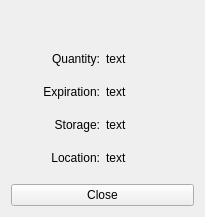
<?xml version="1.0" encoding="UTF-8"?>
<ui version="4.0">
 <class>itemInfoWindow</class>
 <widget class="QWidget" name="itemInfoWindow">
  <property name="geometry">
   <rect>
    <x>0</x>
    <y>0</y>
    <width>205</width>
    <height>214</height>
   </rect>
  </property>
  <property name="windowTitle">
   <string>Item Details</string>
  </property>
  <layout class="QVBoxLayout" name="verticalLayout">
   <property name="spacing">
    <number>19</number>
   </property>
   <item>
    <widget class="QLabel" name="itemLabel">
     <property name="font">
      <font>
       <pointsize>14</pointsize>
       <bold>true</bold>
      </font>
     </property>
     <property name="text">
      <string>&lt;Item&gt;</string>
     </property>
     <property name="alignment">
      <set>Qt::AlignCenter</set>
     </property>
    </widget>
   </item>
   <item>
    <widget class="QWidget" name="widget_5" native="true">
     <layout class="QHBoxLayout" name="horizontalLayout_6">
      <property name="leftMargin">
       <number>0</number>
      </property>
      <property name="topMargin">
       <number>0</number>
      </property>
      <property name="rightMargin">
       <number>0</number>
      </property>
      <property name="bottomMargin">
       <number>0</number>
      </property>
      <item>
       <widget class="QLabel" name="label_quantity">
        <property name="text">
         <string>Quantity:</string>
        </property>
        <property name="alignment">
         <set>Qt::AlignRight|Qt::AlignTrailing|Qt::AlignVCenter</set>
        </property>
       </widget>
      </item>
      <item>
       <widget class="QLabel" name="quantityLabel">
        <property name="text">
         <string>text</string>
        </property>
       </widget>
      </item>
     </layout>
    </widget>
   </item>
   <item>
    <widget class="QWidget" name="expiration" native="true">
     <layout class="QHBoxLayout" name="horizontalLayout_5">
      <property name="leftMargin">
       <number>0</number>
      </property>
      <property name="topMargin">
       <number>0</number>
      </property>
      <property name="rightMargin">
       <number>0</number>
      </property>
      <property name="bottomMargin">
       <number>0</number>
      </property>
      <item>
       <widget class="QLabel" name="label_expiration">
        <property name="text">
         <string>Expiration:</string>
        </property>
        <property name="alignment">
         <set>Qt::AlignRight|Qt::AlignTrailing|Qt::AlignVCenter</set>
        </property>
       </widget>
      </item>
      <item>
       <widget class="QLabel" name="expirationLabel">
        <property name="text">
         <string>text</string>
        </property>
       </widget>
      </item>
     </layout>
    </widget>
   </item>
   <item>
    <widget class="QWidget" name="widget_3" native="true">
     <layout class="QHBoxLayout" name="horizontalLayout_4">
      <property name="leftMargin">
       <number>0</number>
      </property>
      <property name="topMargin">
       <number>0</number>
      </property>
      <property name="rightMargin">
       <number>0</number>
      </property>
      <property name="bottomMargin">
       <number>0</number>
      </property>
      <item>
       <widget class="QLabel" name="label_storage">
        <property name="text">
         <string>Storage:</string>
        </property>
        <property name="alignment">
         <set>Qt::AlignRight|Qt::AlignTrailing|Qt::AlignVCenter</set>
        </property>
       </widget>
      </item>
      <item>
       <widget class="QLabel" name="storageLabel">
        <property name="text">
         <string>text</string>
        </property>
       </widget>
      </item>
     </layout>
    </widget>
   </item>
   <item>
    <widget class="QWidget" name="widget_2" native="true">
     <layout class="QHBoxLayout" name="horizontalLayout_2">
      <property name="leftMargin">
       <number>0</number>
      </property>
      <property name="topMargin">
       <number>0</number>
      </property>
      <property name="rightMargin">
       <number>0</number>
      </property>
      <property name="bottomMargin">
       <number>0</number>
      </property>
      <item>
       <widget class="QLabel" name="label_location">
        <property name="text">
         <string>Location:</string>
        </property>
        <property name="alignment">
         <set>Qt::AlignRight|Qt::AlignTrailing|Qt::AlignVCenter</set>
        </property>
       </widget>
      </item>
      <item>
       <widget class="QLabel" name="locationLabel">
        <property name="text">
         <string>text</string>
        </property>
       </widget>
      </item>
     </layout>
    </widget>
   </item>
   <item>
    <widget class="QPushButton" name="closeBtn">
     <property name="sizePolicy">
      <sizepolicy hsizetype="Minimum" vsizetype="Fixed">
       <horstretch>0</horstretch>
       <verstretch>0</verstretch>
      </sizepolicy>
     </property>
     <property name="text">
      <string>Close</string>
     </property>
    </widget>
   </item>
  </layout>
 </widget>
 <resources/>
 <connections/>
</ui>
